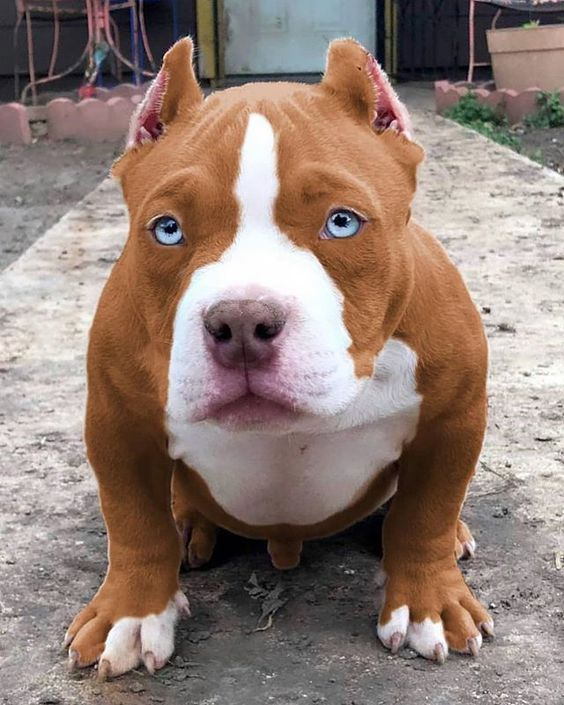
#> input picture image/pitbull.jpg, 564 x 705 px
$ python crop_image.py
#> lines starting #> are read from the running program, lines starting #| are printed output that depends on the picture
import cv2

pitbull = r'./image/pitbull.jpg'
image = cv2.imread(pitbull)
#> image is the input picture: shape (705, 564, 3); mean B, G, R 116.9, 125.7, 144.8

ax, ay = 190, 290
bx, by = 310, 380

copy = image[ay:by, ax:bx]
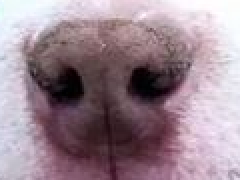
#> copy: shape (90, 120, 3) (shown 2 times larger); mean B, G, R 145.5, 134.9, 155.6

print(image.shape)
#| (705, 564, 3)

# cv2.imshow("Pitbull So Cute", copy)

cv2.imwrite(r'./image/pitbull_nose.jpg', copy)

cv2.waitKey(3000)

$ run again, with image/orange_hat.jpg copied over image/pitbull.jpg
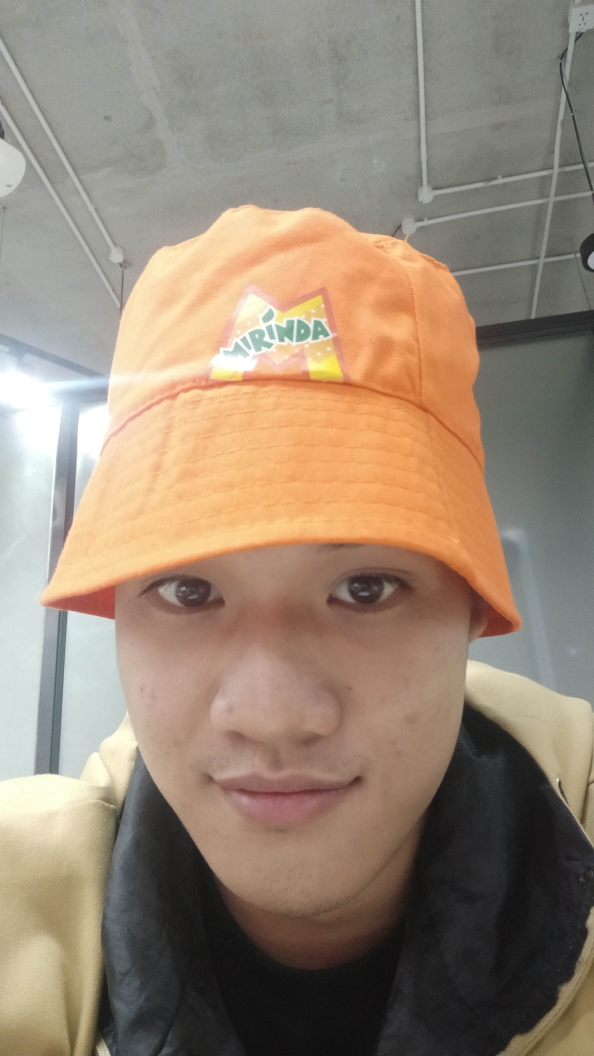
#> input picture image/orange_hat.jpg, 2376 x 4224 px (shown at 1/4 size)
#> image is the input picture: shape (4224, 2376, 3); mean B, G, R 117.1, 134.4, 151.8
#> `copy = image[ay:by, ax:bx]`:
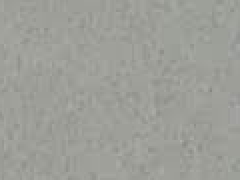
#> copy: shape (90, 120, 3) (shown 2 times larger); mean B, G, R 152.6, 158.6, 157.4
#| (4224, 2376, 3)
